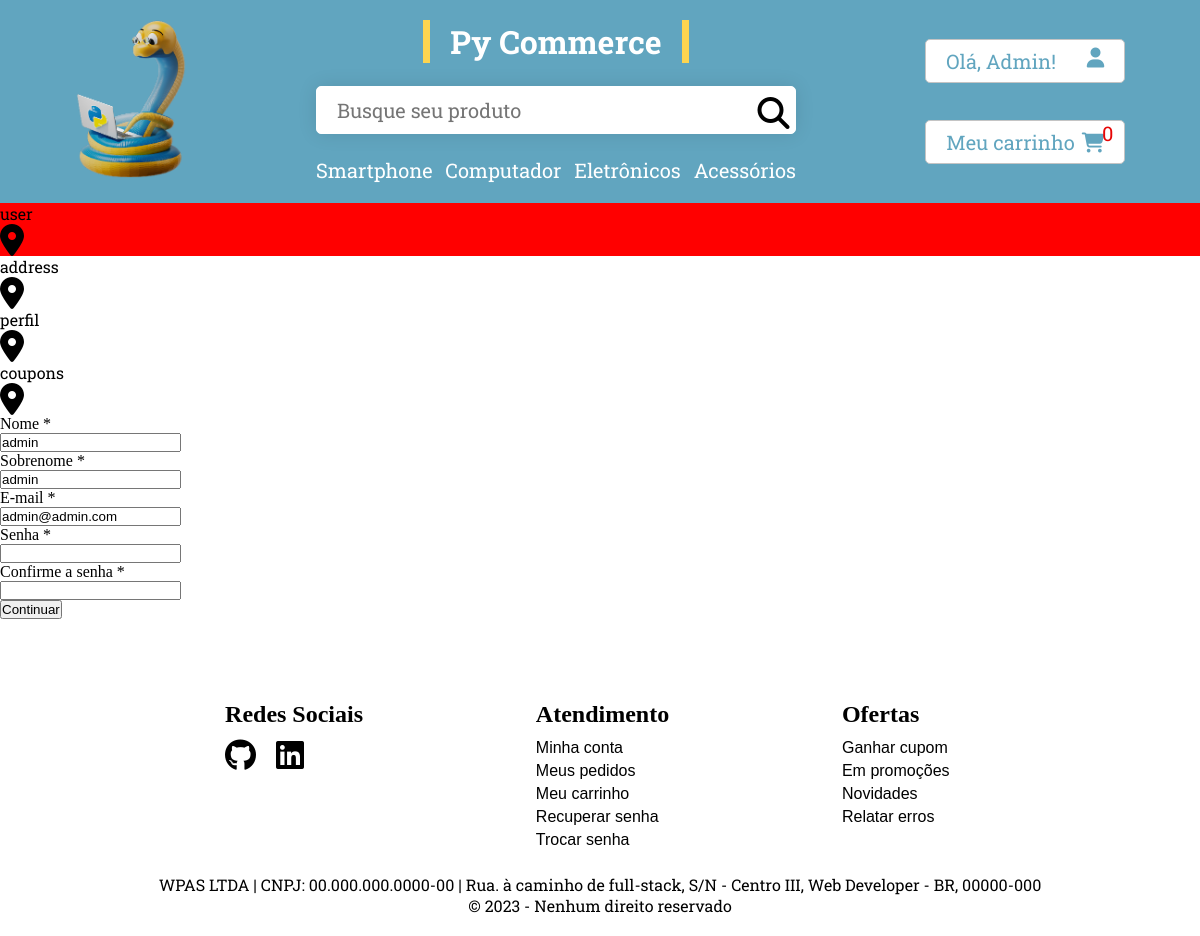
Page /my-perfil/user (signed in) on the committed database.
### accounts/models.py (models this page shows, shortened)
class User(AbstractBaseUser, PermissionsMixin):
    username_validator = UnicodeUsernameValidator()
    username = models.CharField(
        'Usuário',
        max_length=150,
        unique=True,
        validators=[username_validator],
        error_messages={
            'unique': ("Esse usuário já existe, favor selecionar outro."),
        },
    )
    first_name = models.CharField('Nome', max_length=254)
    last_name = models.CharField('Sobrenome', max_length=254)
    email = models.EmailField(
        'E-mail',
        unique=True,
        error_messages={
            'unique': ("Esse e-mail já existe, favor selecionar outro."),
        }
    )
    is_staff = models.BooleanField('É membro', default=False)
    is_active = models.BooleanField('É ativo', default=True)
    password_change = models.BooleanField(default=False)
    verification_email = models.BooleanField('E-mail verificado', default=False)
    created_at = models.DateTimeField('Criado em', auto_now_add=True)
    modified_at = models.DateTimeField('Modificado em', auto_now=True)
    deleted = models.BooleanField('Deletado', default=False)
    twofa = models.BooleanField('Autenticação em duas etapas', default=False)
    EMAIL_FIELD = 'email'
    USERNAME_FIELD = 'username'
    REQUIRED_FIELDS = ['first_name', 'last_name', 'email',]
    objects = UserManager()
    class Meta:
        verbose_name = ('Usuário')
        verbose_name_plural = ('Usuários')
        ordering = ['first_name', 'last_name', ]

### perfil/views.py (the view, shortened to what this page needs)
# urls.py: path('', views.my_perfil, name='my_perfil'),
@login_required()
def my_perfil(request, fk=None):
    form = None
    if fk == 'user':
        form = UserCreateForm(instance=request.user)
    if fk == 'address':
        form = AddressForm(instance=request.user.perfil.address.get(selected=True))
    if fk == 'perfil':
        form = PerfilForm(instance=request.user.perfil)
    if fk == 'coupons':
        ok = request.user.perfil.coupons.all()[0]
        print (ok)
        form = CouponForm(instance=ok)
    return render(request, 'perfil/my_perfil.html', {'form':form, 'relation':fk})

### accounts/forms.py (shortened to what this page needs)
class UserCreateForm(forms.ModelForm):
    password1 = forms.CharField(label='Senha', widget=forms.PasswordInput())
    password2 = forms.CharField(label='Confirme a senha', widget=forms.PasswordInput(),)
    error_messages = {
        "password_mismatch": _("The two password fields didn’t match."),
        "password_small": _("A senha deve conter pelo menos 8 caracteres."),
        "email_exists": "E-mail fornecido já existe",
    }
    class Meta:
        model = User
        fields = ('first_name','last_name', 'email', 'password1', 'password2', ) #'captcha')
        widgets = {
        }
    def __init__(self, *args, **kwargs):
        super().__init__(*args, **kwargs)
        for field in self.fields:
            instance = self.fields[field]
            if instance.required == True:
                instance.label_suffix = " *"
            if field == 'twofa':
                print (dir(instance))
                print ((instance))

### cart/cart.py (called while the page is built)
    def get_quantity_products(self):
        return len(self.cart)

### cart/context_processors.py (called while the page is built)
def cart(request):
    cart = Cart(request)
    return {'cart': cart}

### core/context_processors.py (called while the page is built)
def user_authenticated(request):
    if request.user.is_authenticated:
        context = {'user_authenticated': request.user.first_name}
    else:
        context = {'user_authenticated': 'bem-vindo(a)'}
    return context

### perfil/models.py (called while the page is built)
    def get_all_relations(self):
        return ['user', 'address', 'perfil', 'coupons']

### templates/perfil/my_perfil.html (shortened to what this page needs)
{% extends 'base.html' %}
{% load static %}
{% block content %}
<div class="perfil-container">
    <div class="perfil-content">
    <div class="perfil-item-nav">
        {% for fk in request.user.perfil.get_all_relations %}
        <a href="{% url 'perfil:my_perfil_foreignkey' fk %}">
            <div {% if fk == relation %} style="background-color: red;" {% endif %} class="perfil-item-fk">
                <div>
                    {{fk}}
                </div>
                <i class="fa-sharp fa-solid fa-location-dot fa-2x"></i>
            </div>
        </a>
        {% endfor %}
    </div>
    <div class="form-register-items-formregister">
        <form method="post" action="{% url 'perfil:my_perfil_foreignkey' relation %}">
            {% for field in form %}
            <div class="form-login-items-labelinput">
                <div class="form-login-items-labelinput-label">
                    {{field.label}} {% if field.label != '' %} <span>*</span> {% endif %}
                </div>
                <div>
                    {{field}}
                </div>
            </div>
            {% endfor %}
            {% if form %}<button type="submit" value="Submit"> Continuar </button> {% endif %}
        </form>
    </div>
</div>
</div>
{% endblock %}

### templates/base.html (shortened to what this page needs)
{% load static %}
<!DOCTYPE html>
<html lang="pt-br">
<head>
    <link rel="stylesheet" href="{% static 'css/mobile.css' %}">
    <link rel="stylesheet" href="{% static 'css/style.css' %}">
</head>
<body>
    <header>
        <div class="header-container">
            <div class="header-content">
                <div class="logo">
                    <a href="{% url 'core:index' %}"><img id="logo" src="{% static 'img/python.png' %}" alt="Logo"></a>
                </div>
                <div class="header-block-search">
                    <a href="{% url 'core:index' %}"><h1 id="name"><span class="underline-left-to-right">Py Commerce</span></h1></a>
                    <form action="">
                        <div class="search-form">
                            <input type="text" id="search" name="search" placeholder="Busque seu produto" >
                            <i class="fa-2x fa-solid fa-magnifying-glass"></i>
                        </div>
                    </form>
                    <ul class="navbar">
                       <li><a href="{% url 'products:product_list_by_category' 'smartphone' %}">Smartphone</a>
                        </li>
                       <li><a href="{% url 'products:product_list_by_category' 'computador' %}">Computador</a>
                        </li>
                       <li><a href="{% url 'products:product_list_by_category' 'eletronicos' %}">Eletrônicos</a>
                        </li>
                       <li><a href="{% url 'products:product_list_by_category' 'acessorios' %}">Acessórios</a>
                        </li>
                    </ul>
                </div>
                <div class="header-block-options">
                    {% if request.user.is_authenticated %}
                        <a href="{% url 'perfil:my_perfil' %}" class="header-item-orders">
                           <span>Olá, {{user_authenticated|capfirst}}!</span>
                           <i class="fa-solid fa-user"></i>
                        </a>
                    {% else %}
                        <a href="{% url 'accounts:login_user' %}" class="header-item-orders">
                            <span>{{user_authenticated|capfirst}}</span>
                            <i class="fa-solid fa-user"></i>
                        </a>
                    {% endif %}
                    <a href="{% url 'cart:cart_detail' %}" class="header-item-profile">
                       <span>Meu carrinho</span>
                        <div id="cart">
                            <i class="fa-sharp fa-solid fa-cart-shopping"></i>
                            <span class="fa-layers-counter">{{cart.get_quantity_products}}</span>
                        </div>
                    </a>
                </div>
            </div>
        </div>
        <section class="all-sections">
            {% block content %}{% endblock %}
        </section>
    </header>
    <footer class="footer-container">
        <div class="footer-content">
            <div class="social-medias">
                <h3>Redes Sociais</h3>
                <div>
                    <a href="https://www.linkedin.com/in/weslley-pablo-7b0734222/" target="_blank"><i class="fa-2x fa-brands fa-github"></i></a>
                    <a href="https://github.com/WeslleyxD" target="_blank"><i class="fa-2x fa-brands fa-linkedin"></i></a>
                </div>
            </div>
            <div class="atendimentos">
                <h3>Atendimento</h3>
                <ul>
                    <a href="{% url 'perfil:my_perfil' %}"><li>Minha conta</li></a>
                    <a href=""><li>Meus pedidos</li></a>
                    <a href="{% url 'cart:cart_detail' %}"><li>Meu carrinho</li></a>
                    <a href="{% url 'accounts:login_user' %}"><li>Recuperar senha</li></a>
                    <a href=""><li>Trocar senha</li></a>
                </ul>
            </div>
            <div class="ofertas">
                <h3>Ofertas</h3>
                <ul>
                    <a href=""><li>Ganhar cupom</li></a>
                    <a href=""><li>Em promoções</li></a>
                    <a href=""><li>Novidades</li></a>
                    <a href=""><li>Relatar erros</li></a>
                </ul>
            </div>
        </div>
        <div class="copyright">
            <p>WPAS LTDA | CNPJ: 00.000.000.0000-00 | Rua. à caminho de full-stack, S/N - Centro III, Web Developer - BR, 00000-000</p>
            <p>© 2023 - Nenhum direito reservado</p>
        </div>
    </footer>
</body>
</html>

### static/css/mobile.css (style rules this page uses)
* { margin: 0px; padding: 0px; box-sizing: border-box; }
:root { --main-color: #61a5bf; --second-color: #fdd550; --third-color: #ffffff; --background-color: rgb(255, 245, 233); --green-color: #00ff2a; --gray-color: #a5a3a3cc; --black-color: rgb(32, 31, 31); }
body, html { display: flex; flex-direction: column; justify-content: space-between; position: relative; }
header { display: flex; flex-direction: column; }
a { text-decoration: None; color: var(--third-color); font-family: 'Roboto Slab', serif; }
li { list-style-type: none; }
p { color: var(--third-color); font-family: 'Roboto Slab', serif; }
.mobile-footer-container i, a { color: var(--black-color); }

### rows in the picture
User: first_name "Admin", form "admin" "admin" "admin@admin.com"

### other values in the picture
{{ cart.get_quantity_products }} "0"
{{ fk }} "user" "address" "perfil" "coupons"
{{ field.label }} "Nome" "Sobrenome" "E-mail" "Senha" "Confirme a senha"
